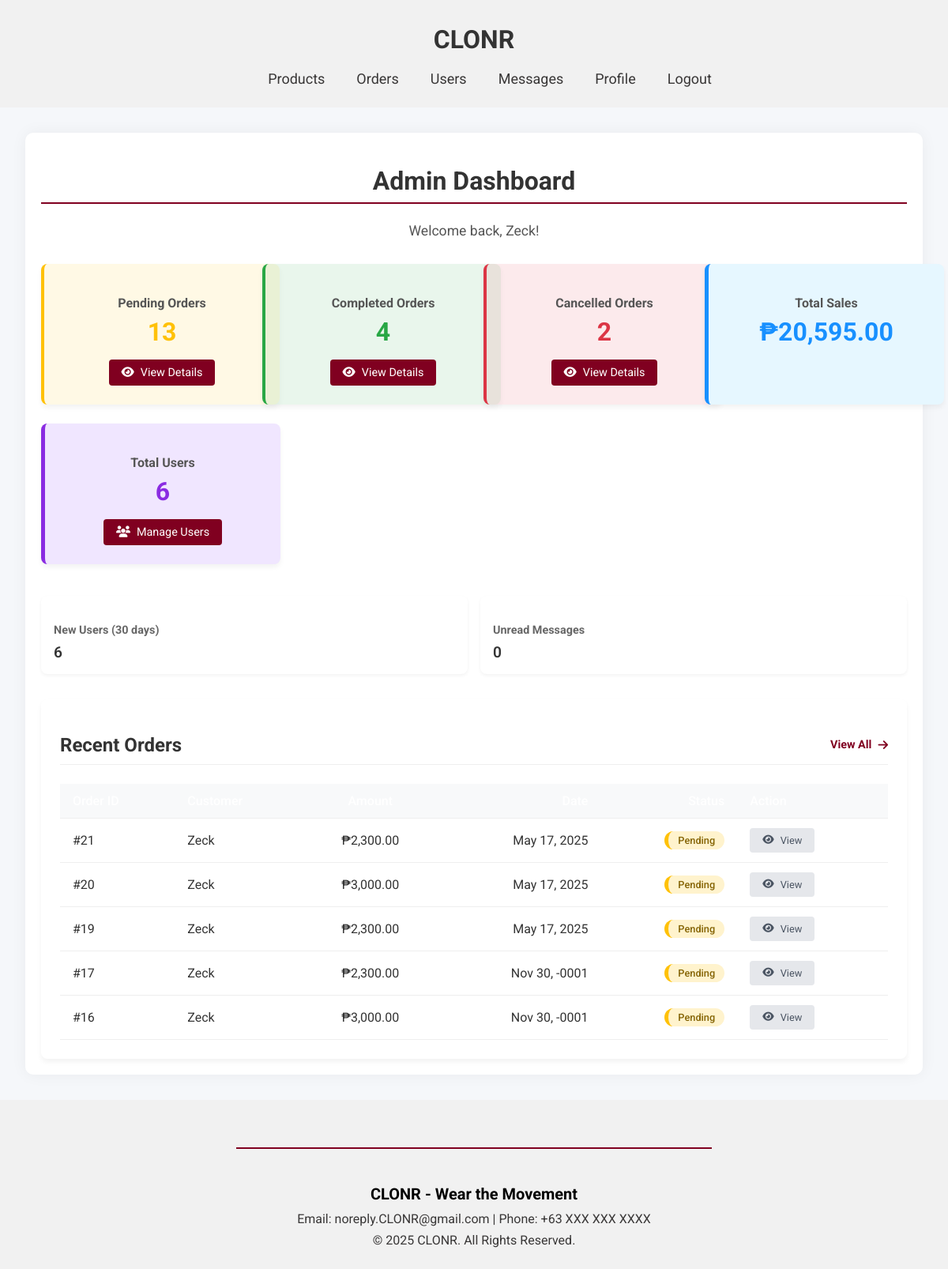
The app's page /admin/admindashboard.php (signed in), older data.
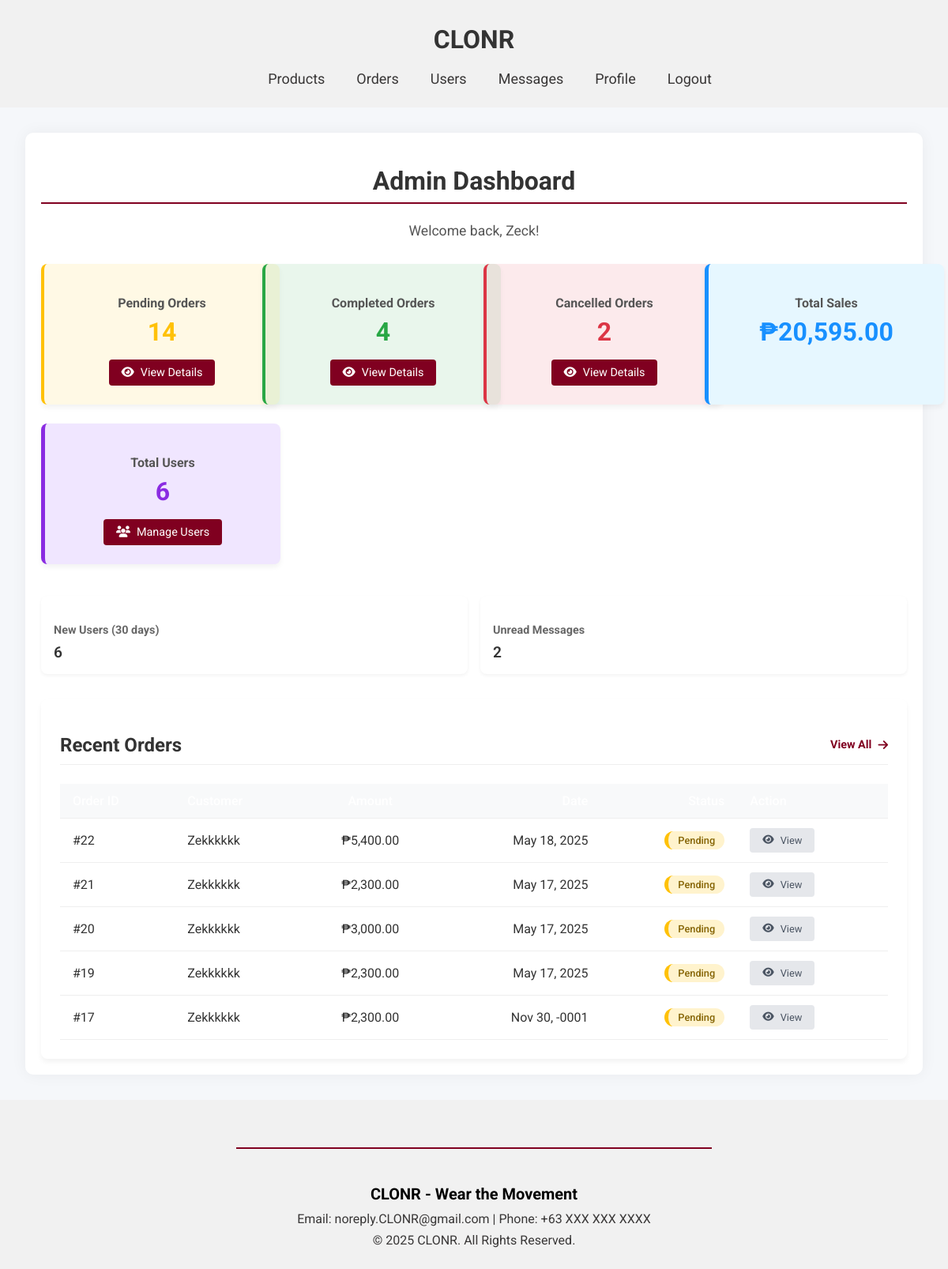
The same page, newer data.
### tables this page shows
CREATE TABLE `orders` (
  `id` int(100) NOT NULL,
  `user_id` int(100) NOT NULL,
  `name` varchar(100) NOT NULL,
  `number` int(11) NOT NULL,
  `email` varchar(100) NOT NULL,
  `method` varchar(50) NOT NULL,
  `address` varchar(500) NOT NULL,
  `total_products` varchar(1000) NOT NULL,
  `total_price` float(10,2) NOT NULL,
  `placed_on` datetime NOT NULL DEFAULT current_timestamp(),
  `payment_status` varchar(20) NOT NULL DEFAULT 'Pending'
);

CREATE TABLE `users` (
  `id` int(100) NOT NULL,
  `name` varchar(100) NOT NULL,
  `email` varchar(100) NOT NULL,
  `password` varchar(100) NOT NULL,
  `user_type` varchar(20) NOT NULL DEFAULT 'user',
  `image` varchar(100) NOT NULL,
  `phone` varchar(15) DEFAULT NULL,
  `created_acc` timestamp NOT NULL DEFAULT current_timestamp(),
  `Status` varchar(10) NOT NULL DEFAULT 'Active',
  `balance` decimal(65,0) NOT NULL,
  `money` decimal(65,0) NOT NULL
);

### admin/admindashboard.php (the view, shortened to what the changed rows need)
<?php
require_once '../config.php';
try {
    function countOrdersByStatus($conn, $status) {
        $stmt = $conn->prepare("SELECT COUNT(*) FROM orders WHERE payment_status = :status");
        $stmt->bindParam(':status', $status);
        $stmt->execute();
        return $stmt->fetchColumn();
    }
    $pending_count = countOrdersByStatus($conn, 'pending');
    $stmt = $conn->prepare("SELECT o.*, u.name as customer_name FROM orders o JOIN users u ON o.user_id = u.id ORDER BY id  desc LIMIT 5");
    $stmt->execute();
    $recent_orders = $stmt->fetchAll(PDO::FETCH_ASSOC);
    $unread_messages_stmt = $conn->query("SELECT COUNT(*) FROM messages WHERE is_read = 0");
    $unread_messages = $unread_messages_stmt->fetchColumn();
} catch (PDOException $e) {
    die("Database error: " . $e->getMessage());
}
?>
<!DOCTYPE html>
<html lang="en">
    <head>
        <link rel="stylesheet" href="../global.css"/>
        <link rel="stylesheet" href="admin.css">
        <link rel="stylesheet" href="https://cdnjs.cloudflare.com/ajax/libs/font-awesome/6.4.0/css/all.min.css">
    </head>
    <body>
        <header>
          <div class="container">
            <a href="admindashboard.php"><h1 class="title">CLONR</h1></a>
        </header>
        <main class="admin-main">
            <div class="admin-container">
                <h1 class="admin-title">Admin Dashboard</h1>
                <div class="stats-container">
                    <div class="stat-card pending">
                        <h3>Pending Orders</h3>
                        <p class="stat-number"><?= $pending_count ?></p>
                        <a href="order.php?status=pending&search=&sort=id&order=ASC" class="stat-link">
                            <i class="fas fa-eye"></i> View Details
                        </a>
                    </div>
                </div>
                <div class="quick-stats">
                    <div class="quick-stat">
                        <h4>Unread Messages</h4>
                        <p><?= $unread_messages ?></p>
                    </div>
                </div>
                <div class="recent-orders">
                    <h2>
                        Recent Orders
                        <a href="order.php">
                            View All <i class="fas fa-arrow-right"></i>
                        </a>
                    </h2>
                    <table>
                        <thead>
                            <tr>
                                <th>Order ID</th>
                                <th>Customer</th>
                                <th>Amount</th>
                                <th>Date</th>
                                <th>Status</th>
                                <th>Action</th>
                            </tr>
                        </thead>
                        <tbody>
                            <?php foreach ($recent_orders as $order): ?>
                            <tr>
                                <td>#<?= htmlspecialchars($order['id']) ?></td>
                                <td><?= htmlspecialchars($order['customer_name']) ?></td>
                                <td>₱<?= htmlspecialchars(number_format($order['total_price'], 2)) ?></td>
                                <td><?= htmlspecialchars(date('M d, Y', strtotime($order['placed_on']))) ?></td>
                                <td><span class="status <?= htmlspecialchars($order['payment_status']) ?>"><?= ucfirst(htmlspecialchars($order['payment_status'])) ?></span></td>
                                <td><a href="order_details.php?id=<?= $order['id'] ?>" class="action-btn"><i class="fas fa-eye"></i> View</a></td>
                            </tr>
                            <?php endforeach; ?>
                        </tbody>
                    </table>
                </div>
            </div>
        </main>
        <footer>
        <div class="footer-content">
            <h2>CLONR - Wear the Movement</h2>
        </div>
        </footer>
    </body>
</html>

Row changes from the older to the newer data that the page shows:
no longer on this page (row unchanged): orders: id "16", user.name "Zeck", total_price "3,000.00", placed_on "Nov 30, -0001", payment_status "Pending"
added orders: id "22", user.name "Zekkkkkk", total_price "5,400.00", placed_on "May 18, 2025", payment_status "Pending"
changed through a linked row, orders id 21: user.name "Zeck" → "Zekkkkkk"
changed through a linked row, orders id 20: user.name "Zeck" → "Zekkkkkk"
changed through a linked row, orders id 19: user.name "Zeck" → "Zekkkkkk"
changed through a linked row, orders "Nov 30, -0001": user.name "Zeck" → "Zekkkkkk"
Text that changed along with them:
$pending_count: "13" → "14"
$unread_messages: "0" → "2"
